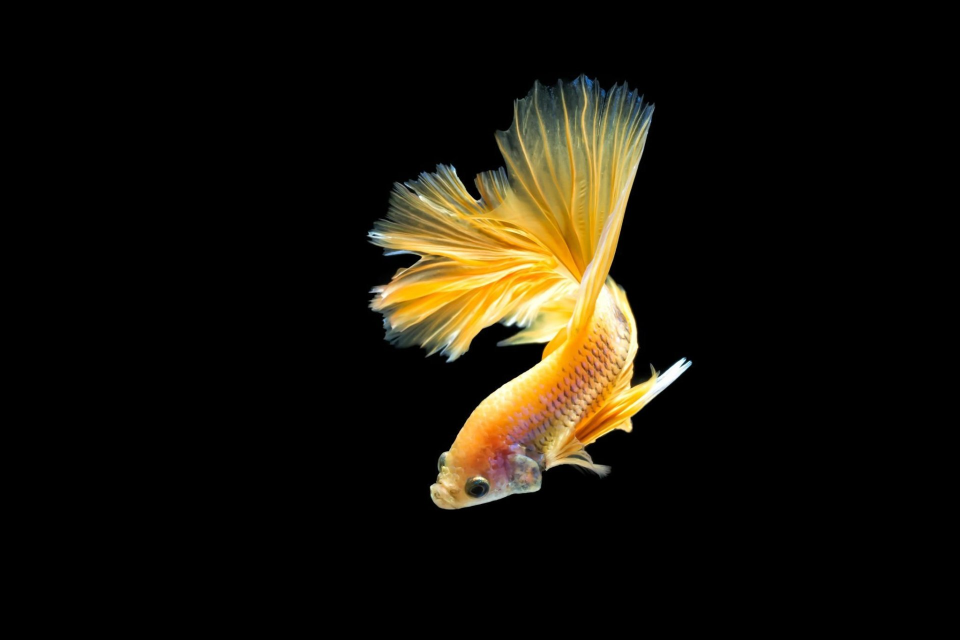
#> input picture модуль_11_Стандартные_и_сторонние_библиотеки_Python/ribka-3.jpg, 1920 x 1280 px (shown at 1/2 size)
$ python 'практика_11.py'
#> lines starting #> are read from the running program, lines starting #| are printed output that depends on the picture
from PIL import Image, ImageDraw, ImageFont


class PostMaker:
    def __init__(self, name_photo):
#> called with name_photo = 'ribka-3.jpg'
        self.image = Image.open(name_photo)
#> self.image is the input picture: PIL image 1920x1280 RGB; mean R, G, B 22.8, 18.7, 9.6
        self.w, self.h = self.image.size
#> self.w = 1920; self.h = 1280
        self.image = self.image.resize((self.w // 2, self.h // 2))
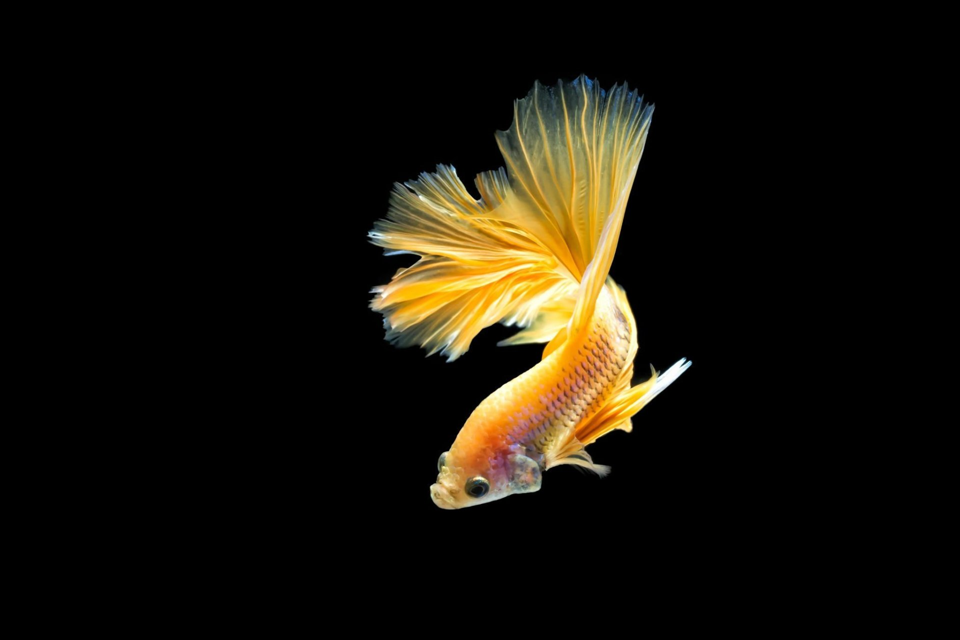
#> self.image: PIL image 960x640 RGB; mean R, G, B 22.8, 18.7, 9.6

    def paste(self, name_photo):
#> called with name_photo = 'chernoe.jpg'
        paste_image = Image.open(name_photo)
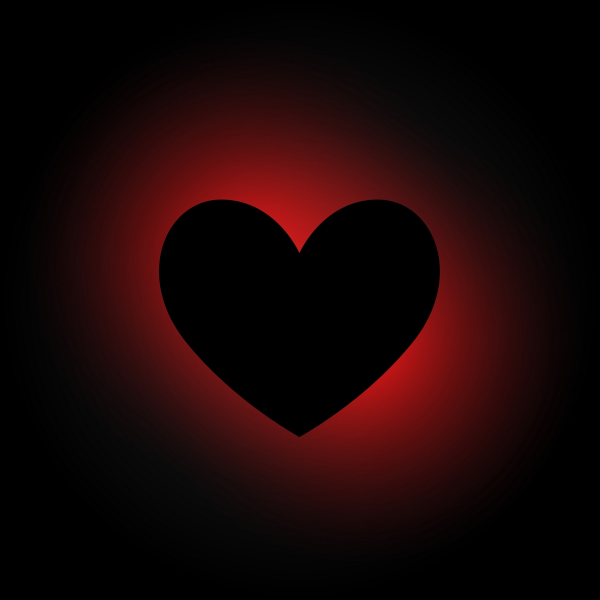
#> input picture модуль_11_Стандартные_и_сторонние_библиотеки_Python/chernoe.jpg, 1200 x 1200 px (shown at 1/2 size)
#> paste_image is the input picture: PIL image 1200x1200 RGB; mean R, G, B 24.2, 5.7, 5.8
        paste_image = paste_image.resize((paste_image.size[0] // 4, paste_image.size[1] // 4))
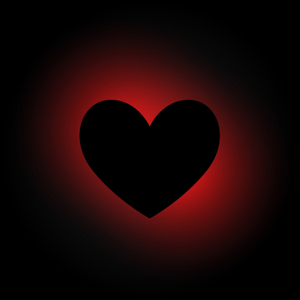
#> paste_image: PIL image 300x300 RGB; mean R, G, B 24.2, 5.7, 5.8
        self.image.paste(paste_image, (70, 340))
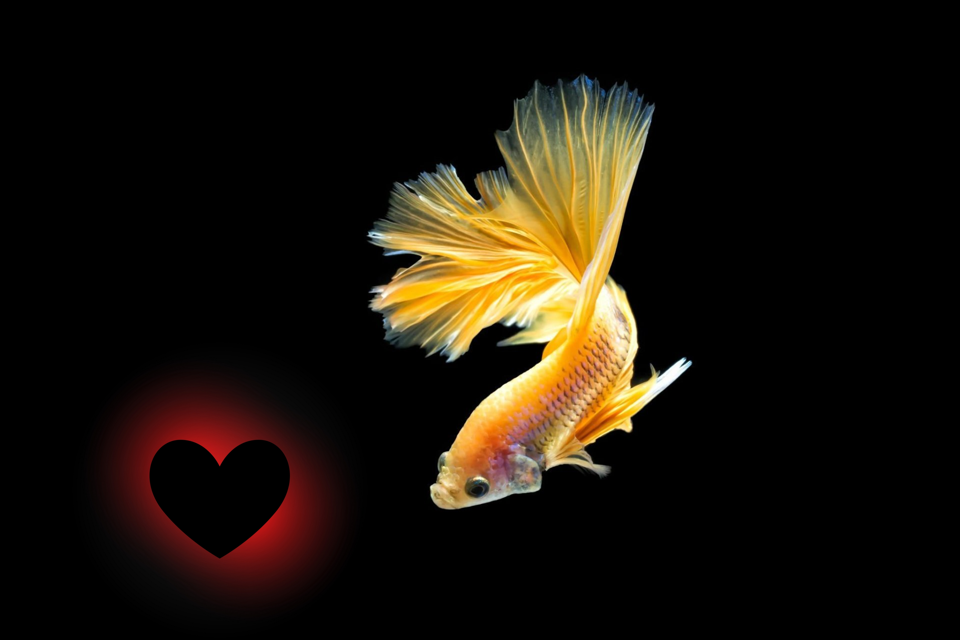
#> self.image: PIL image 960x640 RGB; mean R, G, B 26.3, 19.5, 10.5

    def upgrade(self, text):
#> called with text = 'Танцуй будто никто не видит'
        draw = ImageDraw.Draw(self.image)
        font = ImageFont.truetype('ofont.ru_Czizh.ttf', size=50)
        draw.text((140, 35), text, font=font, fill=(139, 0, 0))
        self.image.show()
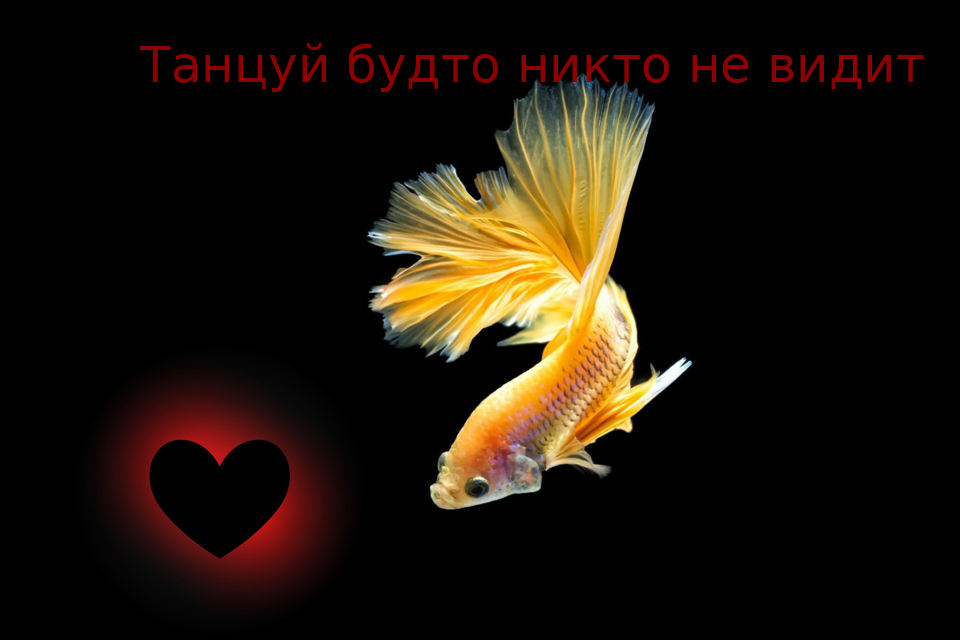
#> shown: PIL image 960x640 RGB; mean R, G, B 28, 19.5, 10.5
        self.image.save('novay_otkritka.jpg')


image = PostMaker('ribka-3.jpg')
image.paste('chernoe.jpg')
image.upgrade('Танцуй будто никто не видит')
